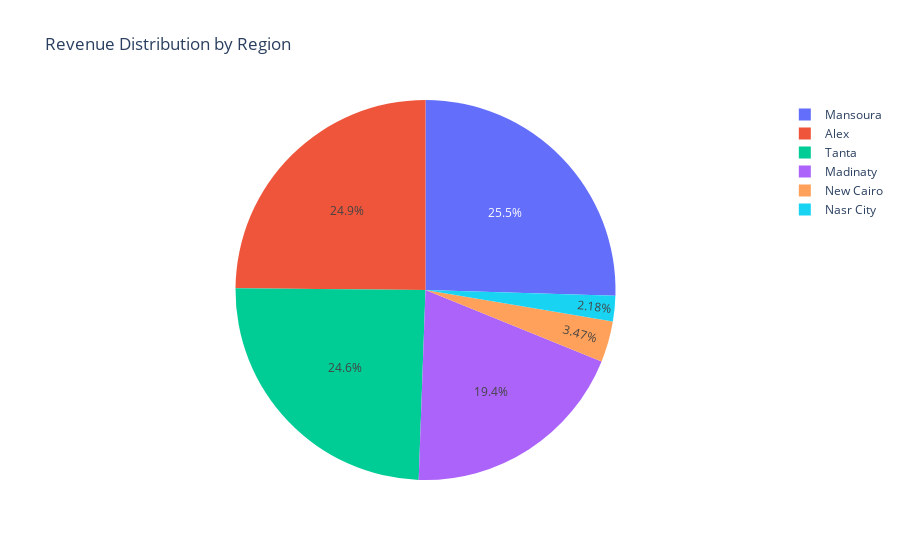

The notebook cell this image was saved under:
### Code cell
region_revenue = data.groupby('Region')['Total_Sales'].sum().reset_index()
fig = px.pie(region_revenue,
            names='Region',
            values='Total_Sales',
            title='Revenue Distribution by Region',
            labels={'Total_Sales': 'Total Revenue (EGP)', 'Region': 'Sales Region'})
fig.show()

### Figure 1 — Plotly figure (JSON) as saved in the notebook; plotly's stock layout.template omitted (floating-point values rounded to 4 significant figures)
{"data": [{"domain": {"x": [0, 1], "y": [0, 1]}, "hovertemplate": "Sales Region=%{label}<br>Total Revenue (EGP)=%{value}<extra></extra>", "labels": ["Alex", "Madinaty", "Mansoura", "Nasr City", "New Cairo", "Tanta"], "legendgroup": "", "name": "", "showlegend": true, "type": "pie", "values": [63310.0, 49520.0, 64890.0, 5550.0, 8846.0, 62580.0]}], "layout": {"legend": {"tracegroupgap": 0}, "title": {"text": "Revenue Distribution by Region"}}}
